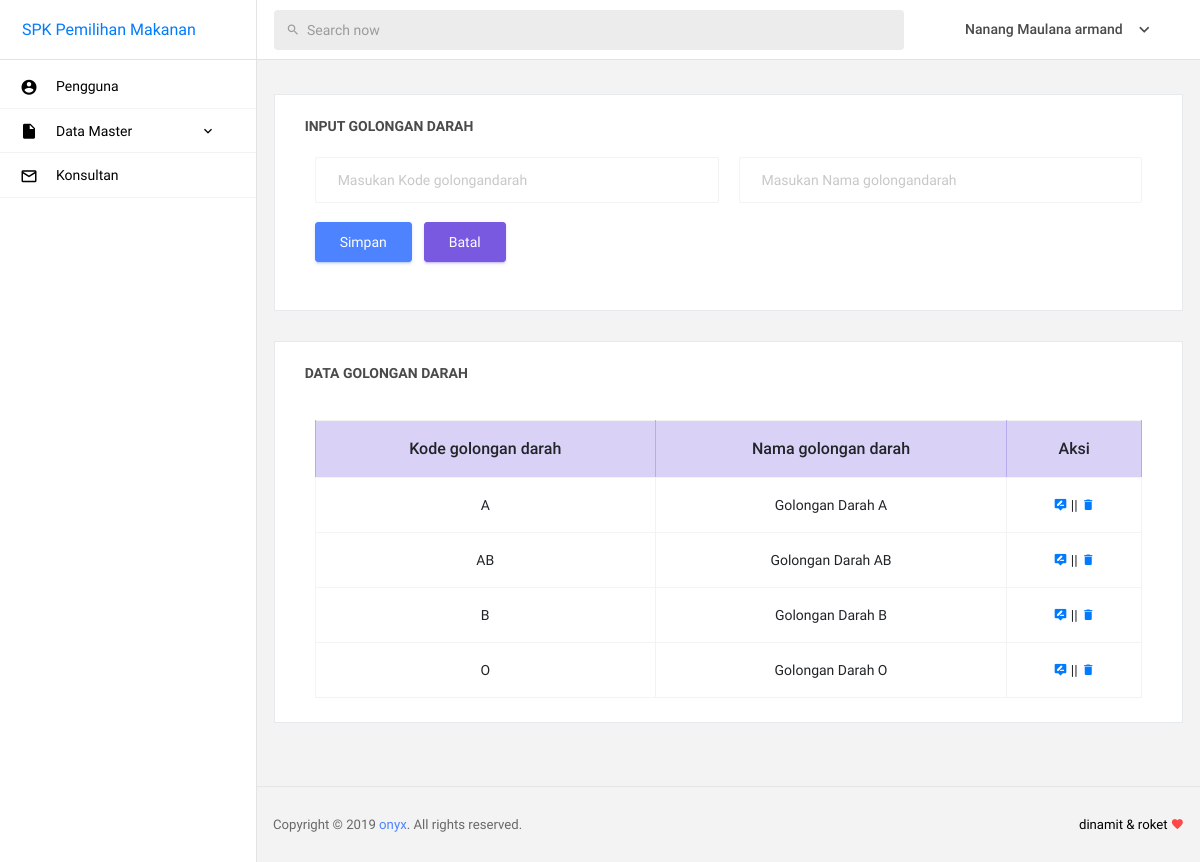
/admin/home.php?page=golongandarah (signed in), run on the app's committed database.
### tables this page shows
CREATE TABLE `tb_pengguna` (
  `id` int(11) NOT NULL AUTO_INCREMENT,
  `username` varchar(30) NOT NULL,
  `password` varchar(50) NOT NULL,
  `nama` varchar(32) NOT NULL,
  `level` varchar(10) NOT NULL,
  PRIMARY KEY (`id`)
);

CREATE TABLE `tb_golongandarah` (
  `kode_golongandarah` varchar(20) NOT NULL,
  `nama_golongandarah` varchar(20) DEFAULT NULL,
  PRIMARY KEY (`kode_golongandarah`)
);

### admin/form/content/golongandarah.php (the view, shortened to what this page needs)
<div class="main-panel">
  <div class="content-wrapper">
    <div class="row">
      <div class="col-12 grid-margin stretch-card">
        <div class="card">
          <div class="card-body">
            <h4 class="card-title">Input Golongan Darah</h4>
            <form action="form/include/proses.php?action=golongandarah" method="POST" class="form-horizontal">
              <div class="col-md-12">
                <div class="row">
                  <div class="col-md-6">
                    <input type="text" name="kode_golongandarah" class="form-control kode_golongandarah" placeholder="Masukan Kode golongandarah">
                  </div>
                  <div class="col-md-6">
                    <input type="text" name="nama_golongandarah" class="form-control nama_golongandarah" placeholder="Masukan Nama golongandarah">
                  </div>
                </div>
              </div>
              <br>
              <div class="col-md-12">
                <div class="form-group">
                  <input name="submit" type="submit" class="btn btn-primary mr-2 action" value="Simpan">
                  <input type="reset" value="Batal" class="btn btn-info reset" onclick="batal()" />
                </div>
              </div>
            </form>
          </div>
        </div>
      </div>
      <div class="col-12 grid-margin stretch-card">
        <div class="card">
          <div class="card-body">
            <h4 class="card-title">Data Golongan Darah</h4>
            <div class="col-md-12">
              <div class="table-responsive pt-3">
                <table class="table table-bordered">
                  <thead>
                    <tr class="table-info">
                      <th style="text-align: center;">Kode golongan darah</th>
                      <th style="text-align: center;">Nama golongan darah</th>
                      <th style="text-align: center;">Aksi</th>
                    </tr>
                  </thead>
                  <tbody>
                    <?php
                    $golongandarah= mysql_query ('
                      SELECT
                        *
                      FROM
                      tb_golongandarah
                      ORDER BY
                      kode_golongandarah
                      ') ;
                      while ($g = mysql_fetch_array ($golongandarah)){ ?>
                        <tr>
                          <td style="text-align: center;"><?=$g['kode_golongandarah']?></td>
                          <td style="text-align: center;"><?=$g['nama_golongandarah']?></td>
                          <td style="text-align: center;">
                            <a href="javascript:;" onclick="edit('<?=$g['kode_golongandarah']?>','<?=$g['nama_golongandarah']?>');">
                              <i class="mdi mdi-tooltip-edit btn-icon-prepend">
                              </i>
                            </a>
                            ||
                            <a href="javascript:;">
                              <i class="mdi mdi-delete btn-icon-prepend" onclick="del('<?=$g['kode_golongandarah']?>');">
                              </i>
                            </a>
                          </td>
                        </tr>
                      <?php } ?>
                    </tbody>
                  </table>
                </div>
              </div>
            </div>
          </div>
        </div>
      </div>
    </div>

### admin/form/pages/header.php (shortened to what this page needs)
<!DOCTYPE html>
<html lang="en">
  <?php
   if(@$_SESSION['admin']) {
    $userlogin = @$_SESSION['admin'];
  } else {
   header("location: ../login.php");
 }
 $sql = mysql_query("SELECT * FROM tb_pengguna where id = '$userlogin'") or die(mysql_error());
 $data = mysql_fetch_array($sql);
 ?>
 <head>
  <link rel="stylesheet" href="assets/vendors/mdi/css/materialdesignicons.min.css">
  <link rel="stylesheet" href="assets/vendors/base/vendor.bundle.base.css">
  <link rel="stylesheet" href="assets/vendors/datatables.net-bs4/dataTables.bootstrap4.css">
  <link rel="stylesheet" href="assets/css/style.css">
  <link rel="stylesheet" href="https://ajax.googleapis.com/ajax/libs/jqueryui/1.12.1/themes/smoothness/jquery-ui.css">
  <link rel="stylesheet" href="https://cdnjs.cloudflare.com/ajax/libs/chosen/1.8.7/chosen.min.css">
</head>
<body>
  <div class="container-scroller">
    <nav class="navbar col-lg-12 col-12 p-0 fixed-top d-flex flex-row">
      <div class="navbar-brand-wrapper d-flex justify-content-center">
        <div class="navbar-brand-inner-wrapper d-flex justify-content-between align-items-center w-100">
          <a href="home.php?page=pengguna-data">SPK Pemilihan Makanan</a>
        </div>
      </div>
      <div class="navbar-menu-wrapper d-flex align-items-center justify-content-end">
        <ul class="navbar-nav mr-lg-4 w-100">
          <li class="nav-item nav-search d-none d-lg-block w-100">
            <div class="input-group">
              <div class="input-group-prepend">
                <span class="input-group-text" id="search">
                  <i class="mdi mdi-magnify"></i>
                </span>
              </div>
              <input type="text" class="form-control" placeholder="Search now" aria-label="search" aria-describedby="search">
            </div>
          </li>
        </ul>
        <ul class="navbar-nav navbar-nav-right">
          <li class="nav-item nav-profile dropdown">
            <a class="nav-link dropdown-toggle" href="#" data-toggle="dropdown" id="profileDropdown">
              <span class="nav-profile-name"><?php echo $data['nama']?></span>
            </a>
          </li>
        </ul>
      </div>
    </nav>

### data on the page
tb_pengguna: nama "Nanang Maulana armand"
tb_golongandarah: kode_golongandarah "A", nama_golongandarah "Golongan Darah A"
tb_golongandarah: kode_golongandarah "AB", nama_golongandarah "Golongan Darah AB"
tb_golongandarah: kode_golongandarah "B", nama_golongandarah "Golongan Darah B"
tb_golongandarah: kode_golongandarah "O", nama_golongandarah "Golongan Darah O"
